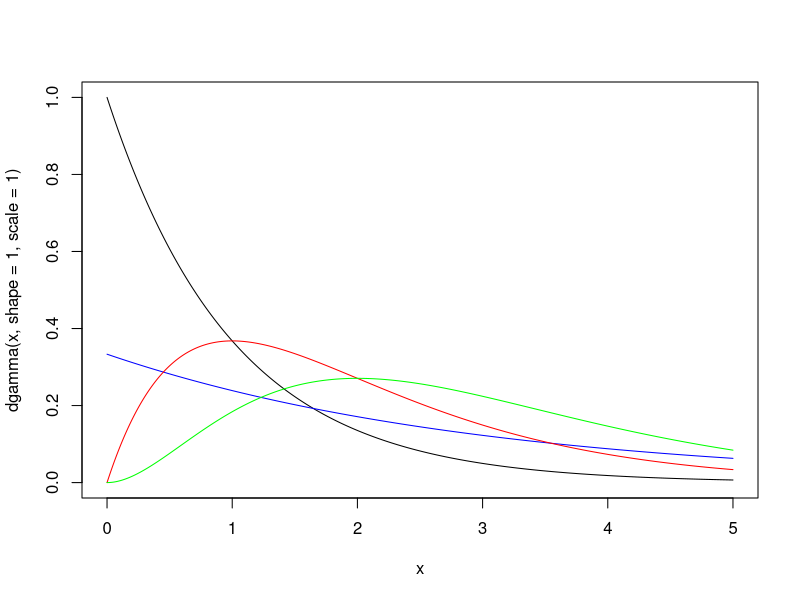
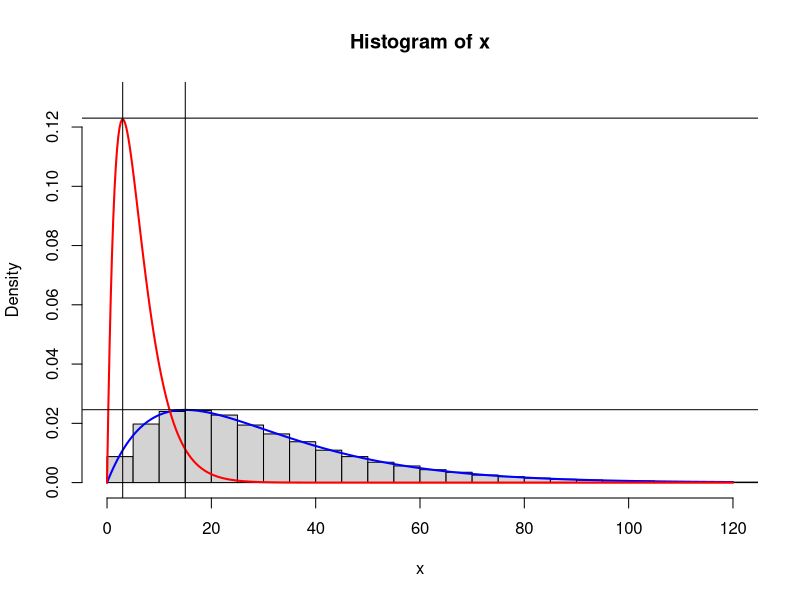

The R script that drew these images, in order:
# Define the range of x values to evaluate the density function
#x <- seq(0, 10, 0.01)

# Define the value of k for the transformation
#k <- 2

# Set the parameters of the gamma distribution
#alpha <- c(1, 2, 3)
#beta <- c(1, 1, 2)

# Create a plot with an appropriate x-axis label, y-axis label, and title
#plot(x, dgamma(x, shape = alpha[1], rate = beta[1]), type = "l", xlab = "x", ylab = "Density", main = "Gamma Density Function")

# Add lines for the gamma density function for each combination of alpha and beta
#for (i in 2:length(alpha)) {
#  lines(x, dgamma(x, shape = alpha[i], rate = beta[i]), col = i)
#}

# Apply the transformation k * x to the x variable
#x_transformed <- k * x

# Simulate data from the transformed distribution
#set.seed(123)  # Set the seed for reproducibility
#data <- rgamma(10000, shape = alpha[1], rate = beta[1])
#data_transformed <- k * data

# Create a histogram of the simulated data from the transformed distribution
#hist(data_transformed, freq = FALSE, add = TRUE, col = "gray")

# Add a legend to the plot
#legend("topright", legend = c(paste("alpha =", alpha, ", beta =", beta), paste0("k * x, k =", k)), col = c(1:length(alpha), "gray"), lty = c(rep(1, length(alpha)), NA))



#_____________________________________________
#first mu = 0, check with Wikipedia
curve(dgamma(x, shape = 1, scale = 1), from = 0, to = 5, ylim = c(0,1), n = 500)
curve(dgamma(x, shape = 1, scale = 3), col = "blue", add = TRUE, n = 500)
curve(dgamma(x, shape = 2, scale = 1), col = "red", add = TRUE, n = 500)
curve(dgamma(x, shape = 3, scale = 1), col = "green", add = TRUE, n = 500)

#multiplicate with a constant
x <- 5 * rgamma(10^5, shape = 2, scale = 3)
hist(x, prob = TRUE, breaks = 30, ylim = c(0, 0.13), xlim = c(0,120))
curve(dgamma(x, shape = 2, scale = 15), col = "blue", add = TRUE, n = 500, lwd = 2)
curve(dgamma(x, shape = 2, scale = 3), col = "red", add = TRUE, n = 500, lwd = 2)
#to get from the red curve to the blue curve: strech with factor k (here 5) in x-direction
#(so f(x) becomes f(x/5)), then re-scale i y direction (here f(x/5) becomes 1/5 * f(x/5))
abline(v = c(3.0, 5*3.0))
abline(h = c(0.123, 0.123 / 5))








